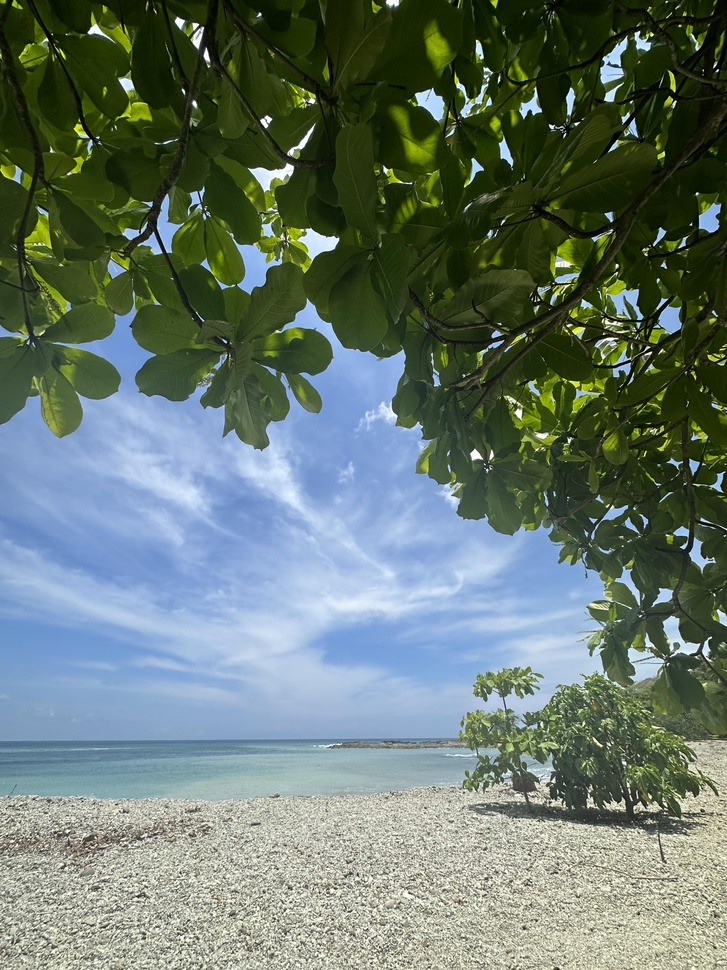
#> input picture costarica.jpg, 727 x 970 px, shrunk from 3024 x 4032 before the run
$ python main.py
#> lines starting #> are read from the running program, lines starting #| are printed output that depends on the picture; after the words box and inside, x2 and y2 are one past the last pixel; in counts of white or black regions, pixels touching at a corner belong together
### image_utils.py
from PIL import Image
import numpy as np
from scipy.ndimage import convolve

def load_image(file_path):
#> called with file_path = 'costarica.jpg'
  image = Image.open(file_path)
#> image is the input picture: PIL image 727x970 RGB; mean R, G, B 103.5, 119.4, 109.2
  image_array = np.array(image)
  return image_array

def edge_detection(image_array):
  gray_image = np.mean(image_array, axis=2)
  kernelY = np.array([[1, 2, 1], [0, 0, 0], [-1, -2, -1]])
  kernelX = np.array([[-1, 0, 1], [-2, 0, 2], [-1, 0, 1]])
  edgeX = convolve(gray_image, kernelX, mode='constant', cval=0.0)
  edgeY = convolve(gray_image, kernelY, mode='constant', cval=0.0)
  edgeMAG = np.sqrt(edgeX**2 + edgeY**2)
  return edgeMAG

### main.py
from image_utils import load_image, edge_detection
from PIL import Image
from skimage.filters import median
from skimage.morphology import ball
import matplotlib.pyplot as plt
import numpy as np
from scipy.ndimage import convolve

def suppress_noise(image_array):
    clean_image = median(image_array, ball(3))
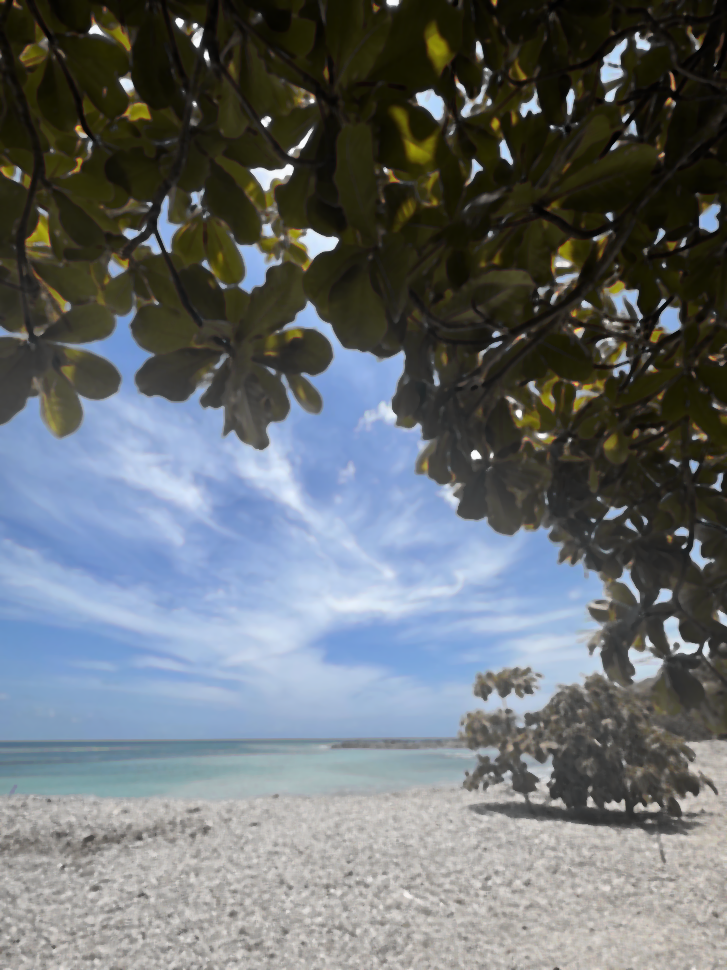
#> clean_image: shape (970, 727, 3); mean R, G, B 103.2, 108.7, 111.4
    return clean_image

def detect_edges(clean_image):
    edges = edge_detection(clean_image)
#> in edge_detection, `gray_image = np.mean(image_array, axis=2)`:
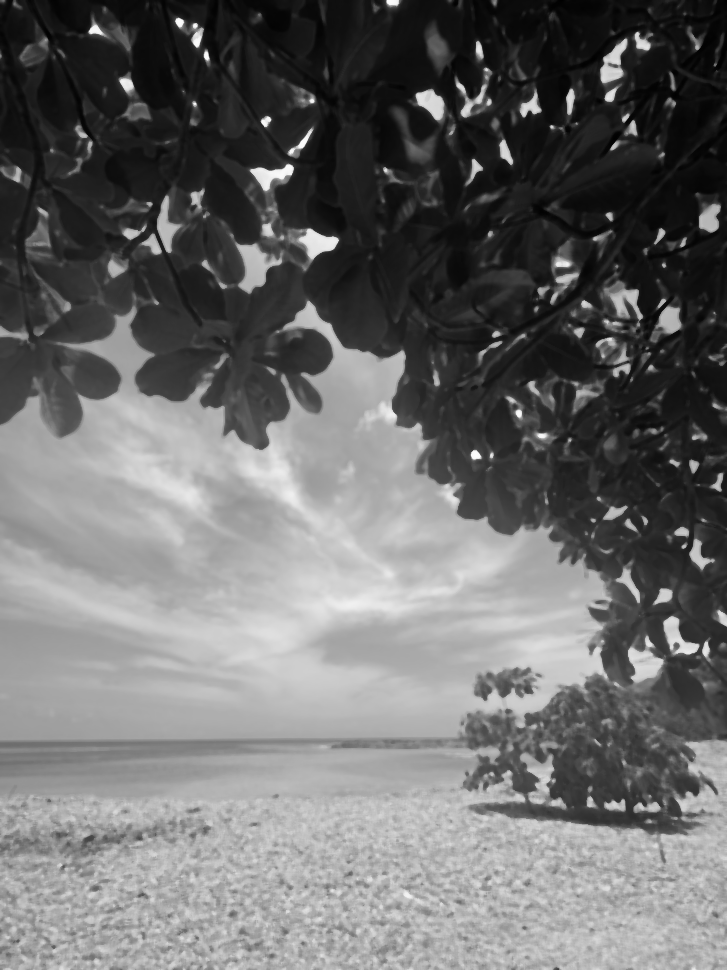
#> gray_image: shape (970, 727) float64; min 0, max 252.3, mean 107.7
#> in edge_detection, `edgeX = convolve(gray_image, kernelX, mode='constant', cval=0.0)`:
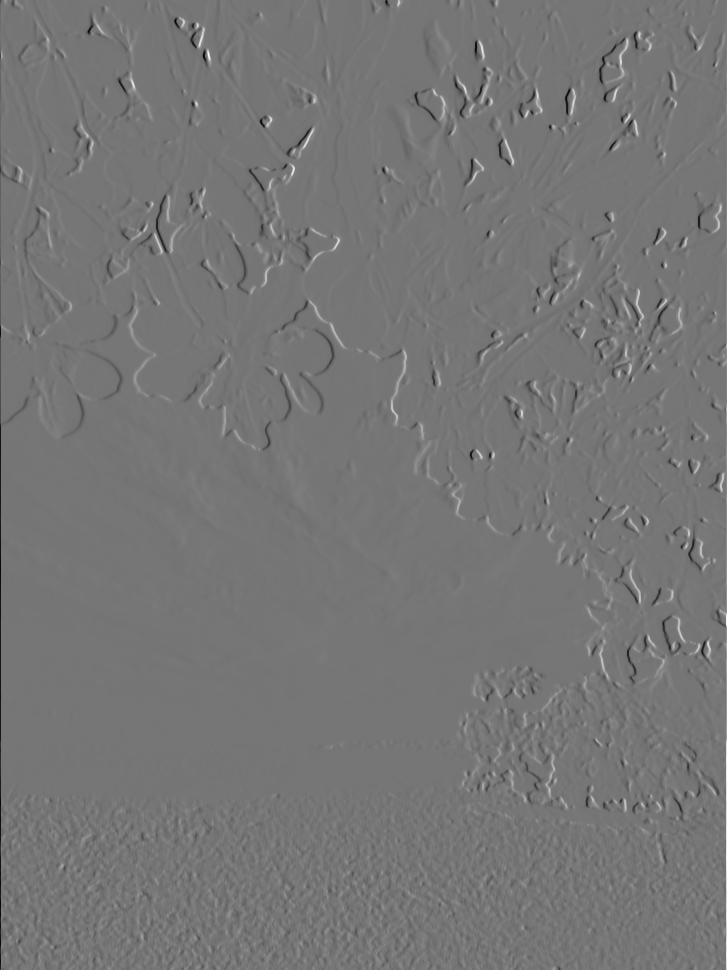
#> edgeX: shape (970, 727) float64; min -781, max 903.7, mean 0.2; drawn with min black and max white
#> in edge_detection, `edgeY = convolve(gray_image, kernelY, mode='constant', cval=0.0)`:
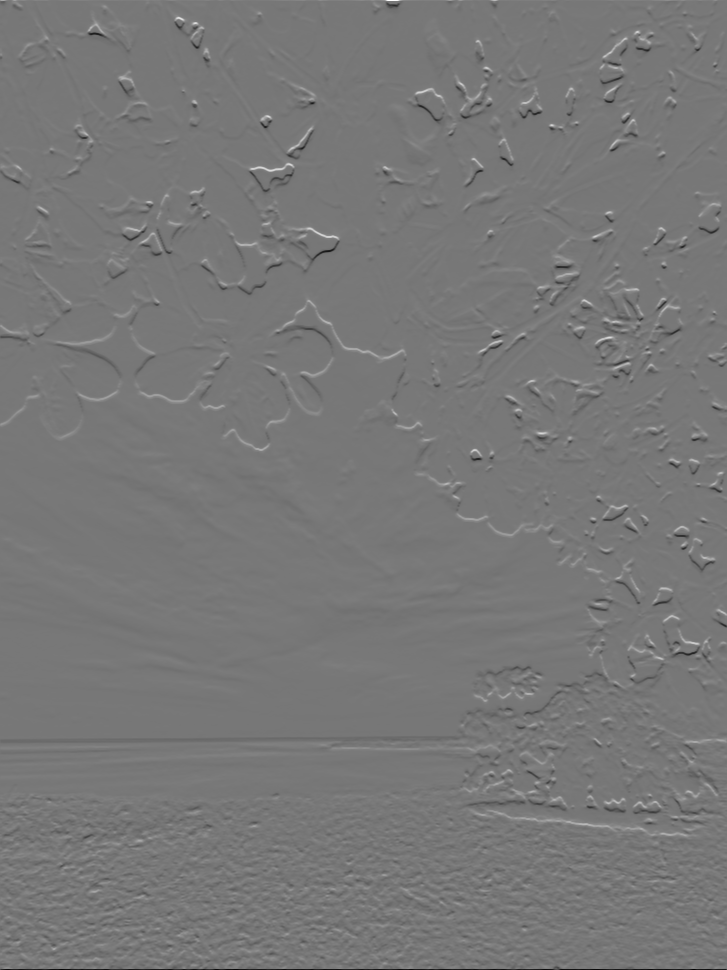
#> edgeY: shape (970, 727) float64; min -891.7, max 1005, mean 0.6; drawn with min black and max white
#> in edge_detection, `edgeMAG = np.sqrt(edgeX**2 + edgeY**2)`:
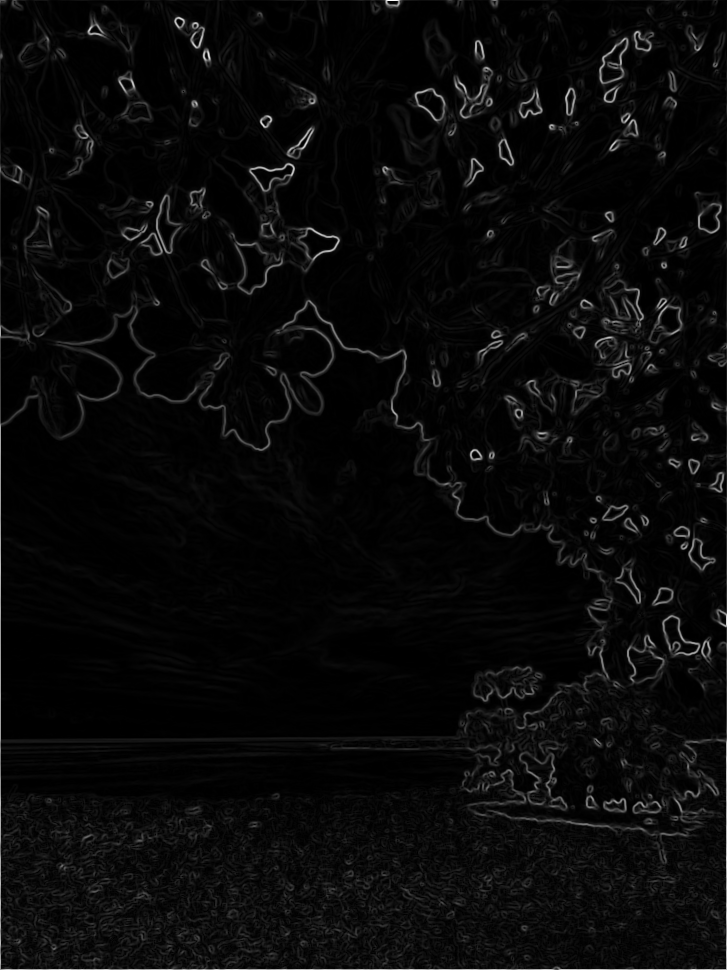
#> edgeMAG: shape (970, 727) float64; min 0, max 1005, mean 38.3; drawn with min black and max white
    return edges

def convert_to_binary(edges, threshold):
#> called with threshold = 50
    binary_image = (edges > threshold).astype(np.uint8)
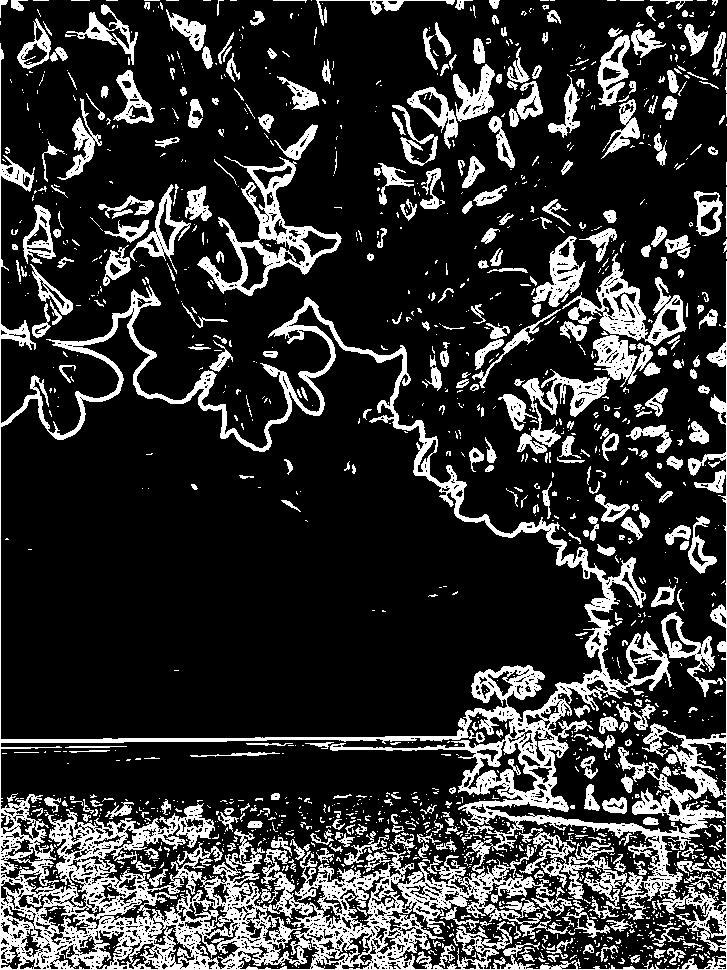
#> binary_image: shape (970, 727); values 0 (black) and 1 (white), 20.3% white; 1651 white regions (1252 under 20 px), largest, box (x1, y1, x2, y2) and area: (0, 43, 727, 970) 72912, (197, 156, 342, 296) 4224, (562, 253, 687, 346) 3308
    return binary_image

def save_image(binary_image, file_name):
#> called with file_name = 'my_edges.png'
    edge_image = Image.fromarray(binary_image*255)
    edge_image.save(file_name)

image_array = load_image('costarica.jpg')
clean_image = suppress_noise(image_array)
edges = detect_edges(clean_image)
binary_image = convert_to_binary(edges, threshold=50)
save_image(binary_image, 'my_edges.png')

plt.imshow(binary_image, cmap='gray')
plt.title('Binary Image')
plt.show()
